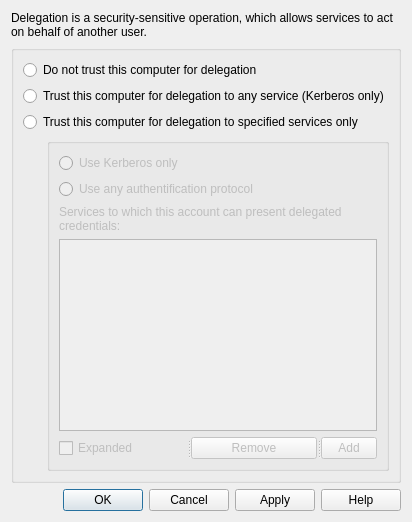
<?xml version="1.0" encoding="UTF-8"?>
<ui version="4.0">
 <class>Form</class>
 <widget class="QWidget" name="Form">
  <property name="geometry">
   <rect>
    <x>0</x>
    <y>0</y>
    <width>532</width>
    <height>0</height>
   </rect>
  </property>
  <property name="windowTitle">
   <string>Form</string>
  </property>
  <layout class="QGridLayout" name="gridLayout_4">
   <item row="0" column="0">
    <widget class="QLabel" name="delegationDescriptionLabel">
     <property name="text">
      <string>Delegation is a security-sensitive operation, which allows services to act on behalf of another user.</string>
     </property>
     <property name="wordWrap">
      <bool>true</bool>
     </property>
    </widget>
   </item>
   <item row="1" column="0">
    <widget class="QGroupBox" name="trustGroupBox">
     <property name="title">
      <string notr="true"/>
     </property>
     <property name="checkable">
      <bool>false</bool>
     </property>
     <layout class="QGridLayout" name="gridLayout_3">
      <item row="0" column="0" colspan="2">
       <widget class="QRadioButton" name="doNotTrustRadioButton">
        <property name="text">
         <string>Do not trust this computer for delegation</string>
        </property>
       </widget>
      </item>
      <item row="1" column="0" colspan="2">
       <widget class="QRadioButton" name="trustAnyRadioButton">
        <property name="text">
         <string>Trust this computer for delegation to any service (Kerberos only)</string>
        </property>
       </widget>
      </item>
      <item row="2" column="0" colspan="2">
       <widget class="QRadioButton" name="trustSpecifiedRadioButton">
        <property name="text">
         <string>Trust this computer for delegation to specified services only</string>
        </property>
       </widget>
      </item>
      <item row="3" column="0">
       <spacer name="horizontalSpacer_2">
        <property name="enabled">
         <bool>false</bool>
        </property>
        <property name="orientation">
         <enum>Qt::Horizontal</enum>
        </property>
        <property name="sizeType">
         <enum>QSizePolicy::Fixed</enum>
        </property>
        <property name="sizeHint" stdset="0">
         <size>
          <width>18</width>
          <height>268</height>
         </size>
        </property>
       </spacer>
      </item>
      <item row="3" column="1">
       <widget class="QGroupBox" name="trustSpecifiedGroupBox">
        <property name="enabled">
         <bool>false</bool>
        </property>
        <property name="title">
         <string notr="true"/>
        </property>
        <property name="alignment">
         <set>Qt::AlignLeading|Qt::AlignLeft|Qt::AlignVCenter</set>
        </property>
        <property name="flat">
         <bool>false</bool>
        </property>
        <property name="checkable">
         <bool>false</bool>
        </property>
        <layout class="QGridLayout" name="gridLayout_2">
         <item row="0" column="0">
          <widget class="QRadioButton" name="useKerberosOnlyRadioButton">
           <property name="text">
            <string>Use Kerberos only</string>
           </property>
           <property name="checkable">
            <bool>true</bool>
           </property>
          </widget>
         </item>
         <item row="1" column="0">
          <widget class="QRadioButton" name="useAnyRadioButton">
           <property name="text">
            <string>Use any authentification protocol </string>
           </property>
           <property name="checkable">
            <bool>true</bool>
           </property>
          </widget>
         </item>
         <item row="2" column="0">
          <layout class="QGridLayout" name="gridLayout">
           <item row="2" column="0">
            <widget class="QSplitter" name="splitter_3">
             <property name="orientation">
              <enum>Qt::Horizontal</enum>
             </property>
             <widget class="QCheckBox" name="expandedCheckBox">
              <property name="text">
               <string>Expanded</string>
              </property>
             </widget>
             <widget class="QSplitter" name="splitter">
              <property name="orientation">
               <enum>Qt::Horizontal</enum>
              </property>
              <widget class="QSplitter" name="splitter_2">
               <property name="orientation">
                <enum>Qt::Horizontal</enum>
               </property>
               <widget class="QPushButton" name="removeButton">
                <property name="enabled">
                 <bool>false</bool>
                </property>
                <property name="text">
                 <string>Remove</string>
                </property>
               </widget>
               <widget class="QToolButton" name="addToolButton">
                <property name="text">
                 <string>Add</string>
                </property>
               </widget>
              </widget>
             </widget>
            </widget>
           </item>
           <item row="0" column="0">
            <widget class="QLabel" name="servicesLabel">
             <property name="text">
              <string>Services to which this account can present delegated credentials:</string>
             </property>
             <property name="wordWrap">
              <bool>true</bool>
             </property>
            </widget>
           </item>
           <item row="1" column="0">
            <widget class="QTableView" name="servicesTableView"/>
           </item>
          </layout>
         </item>
        </layout>
       </widget>
      </item>
     </layout>
    </widget>
   </item>
   <item row="2" column="0">
    <widget class="QDialogButtonBox" name="dialogButtonBox">
     <property name="standardButtons">
      <set>QDialogButtonBox::Apply|QDialogButtonBox::Cancel|QDialogButtonBox::Help|QDialogButtonBox::Ok</set>
     </property>
    </widget>
   </item>
  </layout>
 </widget>
 <resources/>
 <connections>
  <connection>
   <sender>trustSpecifiedRadioButton</sender>
   <signal>toggled(bool)</signal>
   <receiver>trustSpecifiedGroupBox</receiver>
   <slot>setEnabled(bool)</slot>
   <hints>
    <hint type="sourcelabel">
     <x>266</x>
     <y>141</y>
    </hint>
    <hint type="destinationlabel">
     <x>278</x>
     <y>305</y>
    </hint>
   </hints>
  </connection>
 </connections>
</ui>
